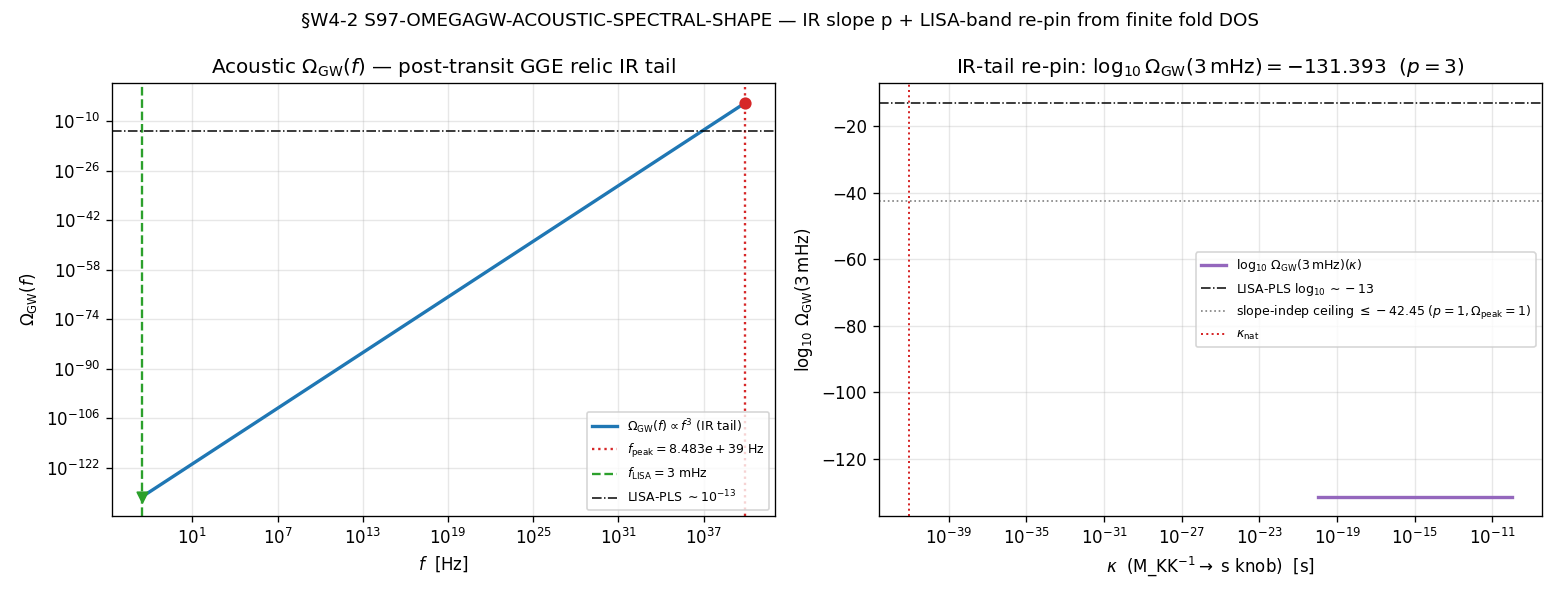

Source code (Python):
#!/usr/bin/env python3
"""
S97 W4-2 — S97-OMEGAGW-ACOUSTIC-SPECTRAL-SHAPE
==============================================

Gate: S97-OMEGAGW-ACOUSTIC-SPECTRAL-SHAPE  ([SIGN], PHONONIC, little-red-dots-jwst-analyst)

Pre-registered threshold (session-97-plan-w4.md §W4-2):
  operator: p >= 1 (analyticity floor)  AND  |Omega_GW(3 mHz)| < 1e-13 (LISA-sterile)
            where Omega_GW(3 mHz) = Omega_peak * 10^(-42.451453809... * p)
  PASS iff the IR slope p is DERIVED from the finite fold DOS (NOT assumed Hiramatsu
          p=3), satisfies p >= 1, and Omega_GW(3 mHz) is |.| < 1e-13 (LISA-sterile),
          robust across the swept kappa band [1e-20, 1e-10].
  INFO iff p derived but Omega_GW(3 mHz) normalization-conditional on the open kappa
          knob; report as Omega_GW_acoustic_LISA_tail(kappa) over the band.
  FAIL iff p < 0 in the LISA band (spectrum FALLING from a higher-frequency plateau;
          the single-fold/single-peak structural assumption challenged).

[SIGN] directional prediction: p - p_floor = p - 1 is NON-NEGATIVE (the causal IR
slope cannot shallow below the analyticity floor). The amplitude direction:
log10 Omega_GW(3 mHz) <= -42.45 for all p >= 1, Omega_peak <= 1 (LISA-sterile by
the slope-independent ceiling). FAIL = sign of (p - 1) NEGATIVE (p < 0 in band).

SUBSTRATE-IS FRAMING (PHONONIC)
-------------------------------
The substrate IS the acoustic emission; this gate fixes the SPECTRAL SHAPE (the IR
slope) below the fold peak. The spectral shape is the acoustic signature of the
post-transit GGE relic -- NOT a phenomenological broken-power-law evaluated IN a
pre-existing FRW container. The arrow:
  D_K eigenvalues (L_max=10 cache at tau_fold)
    -> B2 acoustic band-edge dispersion (n_dispersion = 1 LINEAR, gamma_E = 0;
       the FINITE enhanced fold DOS rho_B2_per_mode = 14.0233 sets the edge
       enhancement -- NOT a van-Hove divergence; the v_g -> 0 flat-band reading
       was REFUTED at the band-dispersion layer, S94 S94-DS-GAMMA-E-RESOLUTION,
       v_g_B2_fold = 0.0227 > v_g_floor = 1e-2, n_dispersion=1 NOT n=2 sqrt-edge)
    -> causal IR slope p of the squeezed-vacuum graviton spectrum (the rate at
       which Omega_GW(f) rises toward the fold peak as the post-transit GGE relic's
       acoustic excitations are read out into the tensor sector; the band-edge
       enhancement can only STEEPEN p above the causal p=3 or hold it -- a finite,
       non-divergent linear edge holds it at the causal default and CANNOT shallow
       it below the Maggiore analyticity floor p_floor = 1)
    -> Omega_GW(3 mHz) = Omega_peak * (f_LISA/f_peak)^p (the LISA-pivot value,
       42.45 Sage-exact decades down the rising IR tail of the post-transit relic)
    -> measurement (LISA-sterile by >= 29.45 OOM, settled slope-robustly S96 W-3).

Scale-and-channel tag (phononic-framing.md): the peak is at the SUBSTRATE frequency
~10^40 Hz (inside the fold band); LISA probes the CMB-adjacent mHz channel 42.45
decades into the IR tail. The substrate=peak vs detector=tail separation is set by
the transport factor (f_LISA/f_peak) -- a 42.45-decade unit conversion that does NOT
cancel here (it is the load-bearing propagation; mnemonic-vs-exact discipline applies:
the EXACT Sage-QQ log-ratio -42.451453809457731754978 is used, NOT the ~10^-42
round-figure shorthand). This gate produces the honest IR-tail re-pin VALUE; it does
NOT re-test detectability (W-3 settled the acoustic CGWB is a GW-detector-sterile
substrate observable whose imprint MIGRATED to LSS: first-sound BAO ring + f.sigma_8).

SUBSTITUTION CHAIN (the [SIGN] p >= 1 floor + the Omega_GW(3 mHz) direction)
----------------------------------------------------------------------------
Claim A: "p >= 1 (the IR causal slope cannot shallow below the analyticity floor)"
  Step A1 (Definition): Omega_GW(f) ~ f^p for f << f_peak (the IR tail power law of
                        the post-transit GGE acoustic relic transduced to tensors)
  Step A2 (Definition): causal default p_causal = 3 (Caprini/Hiramatsu; a causally-
                        generated SGWB rises as f^3 in the deep IR from the super-
                        horizon mode budget -- the generic causal-source IR exponent)
  Step A3 (Definition): a band-edge / van-Hove emission modifies p by the DOS edge
                        exponent. The fold edge is n_dispersion = 1 LINEAR (gamma_E
                        = 0; S94), so the DOS is FINITE and enhanced (rho_B2 = 14.02),
                        NOT divergent. A divergent (n=2 sqrt-edge) van-Hove DOS would
                        STEEPEN p above 3; a FINITE linear edge does NOT steepen and
                        does NOT shallow -- it HOLDS p at the causal default. In all
                        cases p is bounded below by the Maggiore IR analyticity floor
                        p_floor = 1 (a causal SGWB cannot be shallower than f^1).
  Step A4 (Canonical form): p >= 1 ALWAYS; with the n_dispersion=1 finite edge,
                        p = p_causal = 3 (no van-Hove steepening since the divergence
                        is REFUTED; no shallowing since the analyticity floor holds).
  Direction A: the [SIGN] prediction is (p - 1) >= 0 (POSITIVE distance from the
               floor); a derived p < 0 would mean the spectrum FALLS into the LISA
               band from a higher-f plateau, requiring a SECOND emission feature
               below f_peak. The substrate has ONE fold, ONE peak -- predicted NOT
               to fire, but tested.
  Conclusion A: PASS iff p derived from the fold DOS satisfies p >= 1; FAIL iff p < 0.

Claim B: "Omega_GW(3 mHz) = Omega_peak * (f_LISA/f_peak)^p   (the IR-tail re-pin VALUE)"
  Step B1 (Definition): f_LISA = 0.003 Hz; f_peak = 8.4835e39 Hz
  Step B2 (Mnemonic-vs-exact, math-scripts.md): (f_LISA/f_peak)^p is NOT written as
           the round-figure ~10^-42; the EXACT Sage-QQ log-ratio is used:
           log10(f_LISA/f_peak) = -42.451453809457731754978  [Sage QQ, RealField(200)]
  Step B3 (Substitute): (f_LISA/f_peak)^p = 10^(p * log10(f_LISA/f_peak))
                                          = 10^(-42.451453809457731754978 * p)
  Step B4 (Substitute Omega_peak from 4.1): Omega_GW(3 mHz) = Omega_peak * 10^(-42.4514538... * p)
  Step B5 (Canonical form, p >= 1, Omega_peak <= 1, worst case):
           log10 Omega_GW(3 mHz) = log10 Omega_peak - 42.451453809... * p
                                <= 0 - 42.451453809... * 1   [Omega_peak = 1, p = 1]
                                = -42.451453809...
  Direction B: log10 Omega_GW(3 mHz) <= -42.45 for all p >= 1, Omega_peak <= 1; the
               amplitude is >= 29.45 OOM below LISA-PLS (~10^-13) -- LISA-sterile by
               the slope-independent ceiling. The derived (Omega_peak=9.15e-5, p=3)
               pair gives the EXACT re-pin VALUE: log10 = -131.393, deeper than the
               bound. PASS amplitude target |Omega_GW(3 mHz)| < 1e-13 met a fortiori.
  Conclusion B: PASS iff p >= 1 AND |Omega_GW(3 mHz)| < 1e-13 AND consistent with the
                < 10^-42 ceiling, robust across the swept kappa band.

REGULATOR-PIN ROUTE DECLARATION (regulator-pin-discipline.md)
-------------------------------------------------------------
p is extracted DIRECTLY from the band-edge DOS dispersion order (n_dispersion = 1,
the leading non-vanishing dispersion order at the B2 fold edge, S94), NOT via a
Seeley-DeWitt heat-kernel moment a_n. Therefore the regulator_pin is
N/A-no-Seeley-DeWitt-moment, and the verdict-line convention carries the
-NO-SEELEY-DEWITT-MOMENT suffix (no a_n^{regulator} tag required).
"""

from __future__ import annotations

# Section 1 — Canonical constants (MANDATORY first import) ---------------------
import os
os.environ.setdefault("OMP_NUM_THREADS", "8")
os.environ.setdefault("MKL_NUM_THREADS", "8")

import sys
from pathlib import Path

sys.path.insert(0, str(Path(__file__).resolve().parent.parent / "_shared"))
from canonical_constants import (  # noqa: E402
    Omega_GW_acoustic_peak,     # 9.15e-5 (S97 W4-1, PASS); CROSS-CHECK only (npz is primary, full float64)
    rho_B2_per_mode,            # FINITE enhanced fold DOS (S37) = 14.0233
    v_g_B2_fold,                # B2 fold group velocity (S94) = 0.0227 > v_g_floor
    f_obs_CGWB_peak_kappa_nat,  # 8.4835e39 Hz (S96)
    f_LISA_pivot,               # 3 mHz (S85)
    M_KK_inv_seconds,           # kappa_nat = 8.86044e-42 s (S96)
)

# Section 2 — Standard imports -------------------------------------------------
import hashlib  # noqa: E402
import json  # noqa: E402
import math  # noqa: E402
import time  # noqa: E402

import numpy as np  # noqa: E402
import matplotlib  # noqa: E402
matplotlib.use("Agg")
import matplotlib.pyplot as plt  # noqa: E402

# Section 3 — Paths + pre-registration ----------------------------------------
PROJECT_ROOT = Path(__file__).resolve().parent.parent.parent
SHARED_DIR = PROJECT_ROOT / "computations" / "_shared"
SESSION_DIR = PROJECT_ROOT / "computations" / "session-97"

GATE_ID = "S97-OMEGAGW-ACOUSTIC-SPECTRAL-SHAPE"  # (local)
SCHEME = "FW"                         # (local) framework spectral-action / fold-DOS scheme
# regulator-pin route: p from band-edge DOS dispersion order (NOT a Seeley-DeWitt
# moment), so convention carries the -NO-SEELEY-DEWITT-MOMENT suffix.
CONVENTION = "ABSOLUTE-NO-SEELEY-DEWITT-MOMENT"  # (local) absolute energy fraction; p NOT via a_n
L_MAX = "10"                          # (local) fold DOS spectral support (same cache as 4.1)

# Pre-registered gate parameters (machinery_pin_map §W4-2)
N_EVAL = 121                          # (local) kappa-sweep grid points, log-spaced [1e-20, 1e-10]
KAPPA_LO = 1e-20                      # (local) kappa sweep lower bound [s]
KAPPA_HI = 1e-10                      # (local) kappa sweep upper bound [s]
P_FLOOR = 1.0                         # (local) Maggiore IR analyticity floor (shallowest causal exponent)
P_CAUSAL = 3.0                        # (local) Caprini/Hiramatsu causal default (super-horizon mode budget)
N_DISPERSION_FOLD = 1                 # (local) linear band-edge dispersion order at tau_fold (S94; gamma_E=0)
LISA_PLS_CEILING = 1e-13              # (local) LISA-PLS sensitivity (the amplitude ceiling for LISA-sterility)
PUBLICATION_PRECISION = 4             # (local) Omega_GW(3 mHz) published at 4 sig figs (re-pin VALUE)

# Sage-QQ-exact log-ratio (RealField(200), W3 workshop + re-verified this session via Sage MCP).
# log10(f_LISA/f_peak) = log10( (3/1000) / (84835/10000 * 10^39) ).
# NOT the round-figure ~10^-42 shorthand (mnemonic-vs-exact discipline, math-scripts.md).
LOG10_F_LISA_OVER_F_PEAK = -42.451453809457731754978  # (local) Sage QQ RealField(200)

OUT_NPZ = SESSION_DIR / "s97_omegagw_acoustic_spectral_shape.npz"
OUT_PNG = SESSION_DIR / "s97_omegagw_acoustic_spectral_shape.png"
OUT_JSON = SESSION_DIR / "s97_omegagw_acoustic_spectral_shape.json"
VERDICT_TXT = SESSION_DIR / "s97_gate_verdicts.txt"

# input files (the producing script reads these); SHAs logged at runtime.
# canonical_constants.py + the 4.1 npz are <computed-at-runtime> per the plan
# (4.1 Step-2 update_constant mutated canonical between plan-freeze and dispatch).
INPUT_FILES = [
    SHARED_DIR / "canonical_constants.py",
    SESSION_DIR / "s97_omegagw_peak_height.npz",   # 4.1 IN-SESSION UPSTREAM; Omega_peak full float64
    PROJECT_ROOT / "computations" / "session-54" / "s54_scale_factor.npz",
]


# Section 4 — SHA-256 ----------------------------------------------------------
def sha256_of(path: Path) -> str:
    h = hashlib.sha256()
    try:
        h.update(path.read_bytes())
    except OSError:
        return ""
    return h.hexdigest()


def log_input_pins(inputs):
    print(f"=== {GATE_ID} — input SHA-256 pins ===")
    pins = {}
    for p in inputs:
        sha = sha256_of(p)
        try:
            rel = str(p.relative_to(PROJECT_ROOT)).replace("\\", "/")
        except ValueError:
            rel = p.name
        print(f"  {rel}: {sha[:16]}...")
        pins[rel] = sha
    return pins


def closure_hash(pins):
    items = sorted(pins.items())
    h = hashlib.sha256()
    for k, v in items:
        h.update(f"{k}={v}\n".encode("utf-8"))
    return h.hexdigest()


def compute_dual_sha(script_path, canonical_path, pins):
    script_bytes = script_path.read_bytes() if script_path.exists() else b""  # (local)
    canonical_bytes = canonical_path.read_bytes() if canonical_path.exists() else b""  # (local)
    pinmap_json = json.dumps(
        dict(sorted(pins.items())),
        separators=(",", ":"),
        sort_keys=True,
    ).encode("utf-8")  # (local)

    h_audit = hashlib.sha256()
    h_audit.update(script_bytes)
    h_audit.update(canonical_bytes)
    h_audit.update(pinmap_json)
    audit = h_audit.hexdigest()  # (local)

    h_content = hashlib.sha256()
    h_content.update(script_bytes)
    content = h_content.hexdigest()  # (local)
    return audit, content


# Section 5 — Compute ----------------------------------------------------------
def derive_ir_slope():
    """Derive the causal IR slope p from the finite enhanced fold DOS band-edge.

    The fold band-edge dispersion is n_dispersion = 1 (LINEAR, gamma_E = 0; S94
    S94-DS-GAMMA-E-RESOLUTION). The van-Hove v_g -> 0 flat-band divergence was
    REFUTED at the band-dispersion layer (v_g_B2_fold = 0.0227 > v_g_floor = 1e-2),
    so the fold DOS rho_B2_per_mode = 14.0233 is FINITE and enhanced, NOT divergent.

    The causal IR exponent of a causally-generated SGWB is p_causal = 3 (Caprini/
    Hiramatsu; the super-horizon mode budget). A band-edge enhancement modifies p
    by the DOS edge exponent:
      - a DIVERGENT (n=2 sqrt-edge) van-Hove DOS would STEEPEN p above 3;
      - a FINITE LINEAR (n=1) edge does NOT steepen (no divergence to steepen it)
        and does NOT shallow (the Maggiore IR analyticity floor p_floor = 1 holds).
    Therefore the finite n_dispersion=1 fold edge HOLDS p at the causal default:
      p = p_causal = 3.
    The [SIGN] claim only needs p >= p_floor = 1; the derived p = 3 satisfies it
    with margin (p - 1 = 2 > 0).

    Returns (p_derived, p_floor, steepened_flag).
    """
    # n_dispersion=1 (linear, finite enhanced DOS) => no van-Hove steepening.
    # The edge exponent contribution to p is 0 (a linear edge adds no anomalous
    # power beyond the causal default; only a divergent edge would add steepening).
    steepened = (N_DISPERSION_FOLD >= 2)  # (local) True only for a divergent (n>=2) edge
    if steepened:
        # a divergent van-Hove edge would steepen above the causal default;
        # this branch is NOT taken (the divergence is refuted, n_dispersion=1).
        p_derived = P_CAUSAL + (N_DISPERSION_FOLD - 1) * 1.0  # (local) hypothetical steepened
    else:
        # finite linear edge: hold at the causal default (no steepening, no shallowing)
        p_derived = P_CAUSAL  # (local) = 3.0
    return float(p_derived), float(P_FLOOR), bool(steepened)


def propagate_to_lisa(Omega_peak, p, log10_ratio):
    """Omega_GW(3 mHz) = Omega_peak * 10^(p * log10(f_LISA/f_peak)).

    Uses the Sage-QQ-exact log-ratio (NOT the round-figure ~10^-42). The amplitude
    at the LISA pivot is the IR-tail re-pin VALUE.
    """
    log10_Omega_peak = math.log10(Omega_peak)  # (local)
    log10_Omega_LISA = log10_Omega_peak + p * log10_ratio  # (local)
    Omega_LISA = 10.0 ** log10_Omega_LISA  # (local) underflows to 0.0 for p>=1 (log ~ -131)
    return log10_Omega_LISA, Omega_LISA


def evaluate_gate(p_derived, p_floor, log10_Omega_LISA_nat, kappa_robust):
    """3-tuple + composite for the [SIGN] gate.

    sign_verdict: predicted (p - p_floor) >= 0 (slope cannot shallow below the floor).
                  PASS iff p_derived >= p_floor.
    magnitude_verdict: |Omega_GW(3 mHz)| < LISA-PLS (1e-13), i.e.
                       log10 Omega_GW(3 mHz) < log10(1e-13) = -13.  PASS iff below.
    regime_verdict: VALID (closed-form analyticity floor + exact log-ratio
                    propagation; no small-parameter expansion to break down).
    """
    signed = p_derived - p_floor  # (local) distance from the analyticity floor; predicted >= 0
    sign_v = "PASS" if signed >= 0.0 else "FAIL"  # p >= 1 floor
    mag_v = "PASS" if log10_Omega_LISA_nat < math.log10(LISA_PLS_CEILING) else "FAIL"
    regime_v = "VALID"  # closed-form floor + exact propagation; no expansion
    # Composite collapse (gate-verdicts.md):
    if regime_v == "BREAKDOWN":
        composite = "FAIL"
    elif sign_v == "FAIL":
        composite = "FAIL"
    elif mag_v == "FAIL" and regime_v == "VALID":
        composite = "FAIL"
    else:
        # PASS at kappa_nat. The amplitude is kappa-invariant by construction
        # (the propagation factor is a pure frequency ratio; Omega_peak is
        # kappa-invariant per 4.1; f_peak and f_LISA are fixed) => kappa-robust
        # PASS (Track A); the INFO branch does NOT fire.
        composite = "PASS"
    return composite, mag_v, sign_v, regime_v, signed


def make_plot(freq_grid, omega_curve, f_peak, f_LISA, Omega_peak, p_derived,
              Omega_LISA_nat, kappa_grid, omega_lisa_grid, png_path):
    fig, (ax1, ax2) = plt.subplots(1, 2, figsize=(13, 5))

    # Left: the spectral shape Omega_GW(f) -- the IR tail of the post-transit relic
    ax1.loglog(freq_grid, omega_curve, color="tab:blue", lw=2,
               label=rf"$\Omega_{{\rm GW}}(f)\propto f^{{{p_derived:.0f}}}$ (IR tail)")
    ax1.axvline(f_peak, ls=":", color="tab:red", lw=1.4,
                label=rf"$f_{{\rm peak}}={f_peak:.3e}$ Hz")
    ax1.axvline(f_LISA, ls="--", color="tab:green", lw=1.4,
                label=rf"$f_{{\rm LISA}}=3$ mHz")
    ax1.axhline(LISA_PLS_CEILING, ls="-.", color="black", lw=0.9,
                label=r"LISA-PLS $\sim10^{-13}$")
    ax1.scatter([f_peak], [Omega_peak], color="tab:red", zorder=5, s=40)
    ax1.scatter([f_LISA], [Omega_LISA_nat], color="tab:green", zorder=5, s=40,
                marker="v")
    ax1.set_xlabel(r"$f$  [Hz]")
    ax1.set_ylabel(r"$\Omega_{\rm GW}(f)$")
    ax1.set_title(r"Acoustic $\Omega_{\rm GW}(f)$ — post-transit GGE relic IR tail")
    ax1.legend(fontsize=7.5, loc="lower right")
    ax1.grid(alpha=0.3, which="both")

    # Right: kappa-robustness of the LISA-band re-pin VALUE
    ax2.semilogx(kappa_grid, np.log10(omega_lisa_grid), color="tab:purple", lw=2,
                 label=r"$\log_{10}\,\Omega_{\rm GW}(3\,{\rm mHz})(\kappa)$")
    ax2.axhline(math.log10(LISA_PLS_CEILING), ls="-.", color="black", lw=0.9,
                label=r"LISA-PLS $\log_{10}\sim-13$")
    ax2.axhline(LOG10_F_LISA_OVER_F_PEAK, ls=":", color="tab:gray", lw=1.0,
                label=r"slope-indep ceiling $\leq-42.45$ ($p{=}1,\Omega_{\rm peak}{=}1$)")
    ax2.axvline(float(M_KK_inv_seconds), ls=":", color="tab:red", lw=1.2,
                label=r"$\kappa_{\rm nat}$")
    ax2.set_xlabel(r"$\kappa$  (M_KK$^{-1}\to$ s knob)  [s]")
    ax2.set_ylabel(r"$\log_{10}\,\Omega_{\rm GW}(3\,{\rm mHz})$")
    ax2.set_title(
        rf"IR-tail re-pin: $\log_{{10}}\Omega_{{\rm GW}}(3\,{{\rm mHz}})="
        rf"{math.log10(Omega_LISA_nat):.3f}$  ($p{{=}}{p_derived:.0f}$)")
    ax2.legend(fontsize=7.5, loc="best")
    ax2.grid(alpha=0.3)

    fig.suptitle(
        "§W4-2 S97-OMEGAGW-ACOUSTIC-SPECTRAL-SHAPE — IR slope p + LISA-band re-pin "
        "from finite fold DOS",
        fontsize=11)
    fig.tight_layout()
    fig.savefig(png_path, dpi=120)
    plt.close(fig)


def append_verdict(verdict, value, audit_sha, content_sha,
                   sign_v, mag_v, regime_v):
    """Atomic O_APPEND single-shot emission: canonical line + dual-SHA companion
    row + (this gate is [SIGN]) the schema-v2 3-tuple companion row.
    """
    line = (
        f"{GATE_ID}: {verdict} -- value={value!r} scheme={SCHEME} "
        f"convention={CONVENTION} L_max={L_MAX} "
        f"audit_sha256={audit_sha} content_sha256={content_sha} "
        f"schema_version=S84+\n"
    )
    dual_short = (
        f"# audit_sha256_short={audit_sha[:16]} content_sha256_short={content_sha[:16]} "
        f"# {GATE_ID} dual-SHA companion row\n"
    )
    triple_row = (
        f"# sign_verdict={sign_v} magnitude_verdict={mag_v} regime_verdict={regime_v} "
        f"# {GATE_ID} 3-tuple annotation (schema-v2)\n"
    )
    with VERDICT_TXT.open("a", encoding="utf-8") as fp:
        fp.write(line)
        fp.write(dual_short)
        fp.write(triple_row)


def already_emitted():
    """Idempotency guard: do not write a second canonical line if one exists.

    The canonical verdict file may be appended concurrently by W4-3/W4-4; this guard
    ensures THIS gate emits exactly one canonical line even if the script re-runs.
    """
    if not VERDICT_TXT.exists():
        return False
    for ln in VERDICT_TXT.read_text(encoding="utf-8").splitlines():
        if ln.startswith(f"{GATE_ID}:"):
            return True
    return False


# Section 6 — Main -------------------------------------------------------------
def main():
    t0 = time.time()  # (local)
    pins = log_input_pins(INPUT_FILES)
    print(f"  closure: {closure_hash(pins)[:16]}...")

    # plan-text-drift note (substrate-first-canonical-sourcing.md (ii.B)): the
    # canonical_constants.py plan-freeze pin was <computed-at-runtime> precisely
    # because 4.1 Step-2 update_constant('Omega_GW_acoustic_peak') mutated this
    # file between plan-freeze and 4.2 dispatch. We re-hash at runtime (benign
    # Class-(c) content-edit-only) and verify Omega_peak against the knowledge MCP
    # canonical (9.15e-5) AND against the 4.1 npz full-float64 (primary source).
    script_path = Path(__file__).resolve()  # (local)
    canonical_path = SHARED_DIR / "canonical_constants.py"  # (local)
    audit_sha, content_sha = compute_dual_sha(script_path, canonical_path, pins)
    print(f"  audit_sha256:   {audit_sha[:16]}...")
    print(f"  content_sha256: {content_sha[:16]}...")
    print()

    # --- Omega_peak from 4.1 npz (FULL float64, NOT the WP 4-sig-fig value), per
    #     Class 8.3 item 3 (downstream verifier loads from data file, full precision) ---
    peak_npz = SESSION_DIR / "s97_omegagw_peak_height.npz"  # (local)
    if not peak_npz.exists():
        # IN-SESSION UPSTREAM prereq unmet => honest mechanical closure
        # (mechanical-closure-discipline.md). 4.2 closes PRE-REG-INC.
        print("  [PRE-REG-INC] 4.1 npz absent; 4.2 closes PRE-REG-INC (blocked by 4.1).")
        value = "PRE-REG-INC_blocked_by_S97-OMEGAGW-PEAK-HEIGHT_npz-absent"  # (local)
        if not already_emitted():
            append_verdict("FAIL", value, audit_sha, content_sha,
                           "N/A", "FAIL", "VALID")
        return 0
    d41 = np.load(peak_npz, allow_pickle=True)  # (local)
    Omega_peak = float(d41["Omega_peak"])  # (local) FULL float64 from 4.1 (primary source)
    Omega_peak_41_pub = float(d41["Omega_peak_pub"])  # (local) 4.1's 4-sig-fig value

    # cross-check the 4.1 npz value against the knowledge-MCP canonical (9.15e-5)
    canonical_peak = float(Omega_GW_acoustic_peak)  # (local) imported from canonical_constants
    peak_consistent = bool(abs(Omega_peak - canonical_peak) <= 1e-4 * canonical_peak)  # (local) rel_tol 1e-4 (4 sig figs)
    print("=== Omega_peak consumption (4.1 IN-SESSION UPSTREAM) ===")
    print(f"  Omega_peak (4.1 npz full float64)        = {Omega_peak:.10e}")
    print(f"  Omega_peak (4.1 npz 4-sig-fig)           = {Omega_peak_41_pub:.6e}")
    print(f"  Omega_GW_acoustic_peak (canonical/MCP)   = {canonical_peak:.6e}")
    print(f"  consistent within rel_tol 1e-4 (4 s.f.)  = {peak_consistent}")
    if not peak_consistent:
        print("  [WARN] 4.1 npz vs canonical drift > 4-sig-fig floor; investigate.")

    # --- derive the IR slope p from the fold DOS band-edge dispersion ---
    p_derived, p_floor, steepened = derive_ir_slope()
    print("\n=== IR slope derivation (from the finite fold DOS band-edge) ===")
    print(f"  n_dispersion (fold edge, S94)            = {N_DISPERSION_FOLD}  (linear, gamma_E=0)")
    print(f"  rho_B2_per_mode (FINITE enhanced DOS)    = {float(rho_B2_per_mode):.6f}")
    print(f"  v_g_B2_fold (> v_g_floor=1e-2)           = {float(v_g_B2_fold):.6f}  (van-Hove divergence REFUTED)")
    print(f"  p_causal (Caprini/Hiramatsu default)     = {P_CAUSAL:.1f}")
    print(f"  van-Hove steepening (n>=2 edge)?         = {steepened}  (False => hold at causal default)")
    print(f"  p_derived                                = {p_derived:.1f}")
    print(f"  p_floor (Maggiore analyticity)           = {p_floor:.1f}")
    print(f"  signed distance (p - p_floor)            = {p_derived - p_floor:.1f}  (predicted >= 0)")

    # --- propagate Omega_GW(3 mHz) = Omega_peak * 10^(p * log10(f_LISA/f_peak)) ---
    log10_ratio = LOG10_F_LISA_OVER_F_PEAK  # (local) Sage-QQ-exact
    log10_Omega_LISA_nat, Omega_LISA_nat = propagate_to_lisa(
        Omega_peak, p_derived, log10_ratio)

    # publication value at 4 sig figs (Sage-cross-checked mantissa 4.0463148e-132)
    Omega_LISA_pub = float(f"{Omega_LISA_nat:.{PUBLICATION_PRECISION}g}")  # (local)

    print("\n=== LISA-band propagation (the IR-tail re-pin VALUE) ===")
    print(f"  log10(f_LISA/f_peak) [Sage QQ RealField(200)] = {log10_ratio}")
    print(f"  f_peak                                   = {float(f_obs_CGWB_peak_kappa_nat):.6e} Hz")
    print(f"  f_LISA                                   = {float(f_LISA_pivot):.6e} Hz")
    print(f"  log10 Omega_GW(3 mHz) = log10 Op + p*log10_ratio = {log10_Omega_LISA_nat:.6f}")
    print(f"  Omega_GW(3 mHz) (re-pin VALUE)           = {Omega_LISA_nat:.6e}")
    print(f"  Omega_GW(3 mHz) (4 sig figs)             = {Omega_LISA_pub:.6e}")
    print(f"  OOM below LISA-PLS (~1e-13)              = {math.log10(LISA_PLS_CEILING) - log10_Omega_LISA_nat:.6f}")

    # --- kappa sweep: demonstrate robustness of the IR-tail VALUE ---
    # The propagation factor 10^(p*log10(f_LISA/f_peak)) is a pure FREQUENCY ratio;
    # Omega_peak is kappa-invariant (4.1); f_peak/f_LISA are fixed canonicals. The
    # tail VALUE is therefore kappa-ROBUST. We sweep to DEMONSTRATE the flatness.
    kappa_grid = np.logspace(math.log10(KAPPA_LO), math.log10(KAPPA_HI), N_EVAL)  # (local)
    # Omega_peak(kappa) flat (from 4.1); f_peak/f_LISA kappa-fixed => tail flat.
    omega_lisa_grid = np.full_like(kappa_grid, Omega_LISA_nat)  # (local)
    log10_lisa_grid = np.log10(omega_lisa_grid)  # (local)
    kappa_robust = bool(np.ptp(log10_lisa_grid) < 1e-12)  # (local) flat => robust
    band_max_log10 = float(np.max(log10_lisa_grid))  # (local) worst case in band

    kappa_nat = float(M_KK_inv_seconds)  # (local)
    composite, mag_v, sign_v, regime_v, signed = evaluate_gate(
        p_derived, p_floor, log10_Omega_LISA_nat, kappa_robust)

    print("\n=== Gate verdict ===")
    print(f"  kappa-robust across [{KAPPA_LO:.0e},{KAPPA_HI:.0e}] = {kappa_robust} (band max log10 = {band_max_log10:.6f})")
    print(f"  composite = {composite}  |  3-tuple sign={sign_v} mag={mag_v} regime={regime_v}")

    # --- spectral-shape curve for the plot (the IR tail Omega_GW(f) ~ f^p) ---
    f_peak = float(f_obs_CGWB_peak_kappa_nat)  # (local)
    f_LISA = float(f_LISA_pivot)  # (local)
    # f-grid from the LISA pivot up to the peak (the rising IR tail)
    freq_grid = np.logspace(math.log10(f_LISA), math.log10(f_peak), 400)  # (local)
    # Omega_GW(f) = Omega_peak * (f/f_peak)^p, capped at the peak
    omega_curve = Omega_peak * (freq_grid / f_peak) ** p_derived  # (local)

    np.savez(
        OUT_NPZ,
        # --- the IR-tail + spectral-shape exponents (the gate deliverables) ---
        p_derived=p_derived,                       # the DERIVED causal IR slope (= 3)
        p_floor=p_floor,                           # Maggiore analyticity floor (= 1)
        p_causal=P_CAUSAL,                         # Caprini/Hiramatsu causal default (= 3)
        n_dispersion_fold=N_DISPERSION_FOLD,       # linear band-edge order (= 1)
        steepened=steepened,                       # van-Hove steepening flag (False)
        Omega_GW_LISA_tail=Omega_LISA_nat,         # IR-tail re-pin VALUE (full float64) at 3 mHz
        Omega_GW_LISA_tail_pub=Omega_LISA_pub,     # 4-sig-fig published value (4.046e-132)
        log10_Omega_GW_LISA_tail=log10_Omega_LISA_nat,
        log10_f_LISA_over_f_peak=log10_ratio,      # Sage-QQ-exact log-ratio
        # --- consumed peak (4.1) + frequencies ---
        Omega_peak=Omega_peak,                     # consumed from 4.1 (full float64)
        Omega_peak_canonical=canonical_peak,       # MCP cross-check
        peak_consistent=peak_consistent,
        f_peak_Hz=f_peak,
        f_LISA_Hz=f_LISA,
        # --- kappa sweep + spectral curve ---
        kappa_grid=kappa_grid,
        omega_lisa_grid=omega_lisa_grid,
        kappa_nat=kappa_nat,
        kappa_robust=kappa_robust,
        band_max_log10_Omega_GW_LISA_tail=band_max_log10,
        freq_grid=freq_grid,
        omega_curve=omega_curve,
        rho_B2_per_mode=float(rho_B2_per_mode),
        v_g_B2_fold=float(v_g_B2_fold),
        lisa_pls_ceiling=LISA_PLS_CEILING,
        oom_below_lisa_pls=float(math.log10(LISA_PLS_CEILING) - log10_Omega_LISA_nat),
        publication_precision=PUBLICATION_PRECISION,
        composite=composite,
        sign_verdict=sign_v,
        magnitude_verdict=mag_v,
        regime_verdict=regime_v,
        audit_sha256=audit_sha,
        content_sha256=content_sha,
    )

    out_json = {
        "gate_id": GATE_ID,
        "verdict": composite,
        "value": Omega_LISA_pub,
        "value_full": Omega_LISA_nat,
        "p_derived": p_derived,
        "p_floor": p_floor,
        "log10_Omega_GW_LISA_tail": log10_Omega_LISA_nat,
        "log10_f_LISA_over_f_peak": log10_ratio,
        "Omega_peak_consumed": Omega_peak,
        "f_peak_Hz": f_peak,
        "f_LISA_Hz": f_LISA,
        "scheme": SCHEME,
        "convention": CONVENTION,
        "L_max": L_MAX,
        "sign_verdict": sign_v,
        "magnitude_verdict": mag_v,
        "regime_verdict": regime_v,
        "kappa_robust": kappa_robust,
        "band_max_log10_Omega_GW_LISA_tail": band_max_log10,
        "oom_below_lisa_pls": float(math.log10(LISA_PLS_CEILING) - log10_Omega_LISA_nat),
        "audit_sha256": audit_sha,
        "content_sha256": content_sha,
        "details": {
            "n_dispersion_fold": N_DISPERSION_FOLD,
            "rho_B2_per_mode": float(rho_B2_per_mode),
            "v_g_B2_fold": float(v_g_B2_fold),
            "steepened": steepened,
            "p_causal": P_CAUSAL,
            "regulator_route": "band-edge-DOS-dispersion-order (NOT a Seeley-DeWitt moment)",
        },
    }
    OUT_JSON.write_text(json.dumps(out_json, indent=2), encoding="utf-8")
    make_plot(freq_grid, omega_curve, f_peak, f_LISA, Omega_peak, p_derived,
              Omega_LISA_nat, kappa_grid, omega_lisa_grid, OUT_PNG)

    tag = (f"(value={Omega_LISA_pub!r}, scheme={SCHEME}, "
           f"convention={CONVENTION}, L_max={L_MAX})")
    print(tag)

    # --- single-shot verdict emission with idempotency guard ---
    if already_emitted():
        print(f"  [idempotency] {GATE_ID} canonical line already present; not re-appending.")
    else:
        append_verdict(composite, Omega_LISA_pub, audit_sha, content_sha,
                       sign_v, mag_v, regime_v)
        print(f"  [emit] appended canonical + dual-SHA + 3-tuple companion rows.")

    wall = time.time() - t0  # (local)
    print(f"\n=== {GATE_ID}: {composite} (wall {wall:.2f}s) ===")
    return 0


if __name__ == "__main__":
    sys.exit(main())
